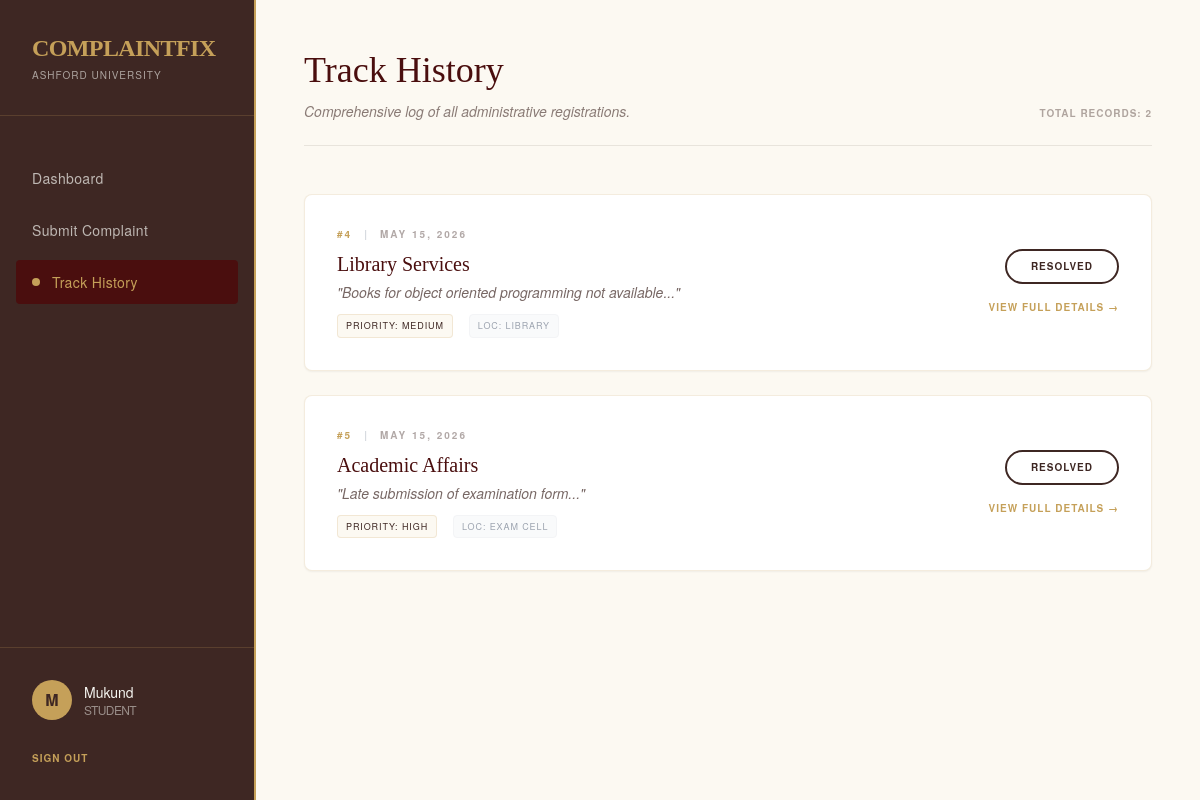
The app's page /track_complaints.php (signed in) with its own data.
### tables this page shows
CREATE TABLE `complaints` (
  `complaint_id` int(11) NOT NULL,
  `user_id` int(11) DEFAULT NULL,
  `category` varchar(100) NOT NULL,
  `subject` varchar(150) DEFAULT NULL,
  `description` text NOT NULL,
  `location` varchar(100) DEFAULT NULL,
  `priority` enum('Low','Medium','High') DEFAULT 'Medium',
  `status` enum('Pending','In Progress','Resolved') DEFAULT 'Pending',
  `created_at` date NOT NULL,
  `conclusion` text DEFAULT NULL
);

### track_complaints.php (the view, shortened to what this page needs)
<?php
include 'db.php';
$user_id = $_SESSION['user_id'];
$user_name = $_SESSION['user_name'];
$query = "SELECT * FROM complaints WHERE user_id = '$user_id' ORDER BY created_at DESC";
$result = $conn->query($query);
?>
<!DOCTYPE html>
<html lang="en">
<head>
    <script src="https://cdn.tailwindcss.com"></script>
</head>
<body class="flex min-h-screen">
    <aside class="w-64 sidebar text-[#F5F5F0] fixed h-full flex flex-col">
        <div class="p-8 border-b border-[#C5A059]/20">
            <h1 class="text-2xl font-serif text-[#C5A059] font-bold tracking-tight uppercase">ComplaintFix</h1>
            <p class="text-[10px] uppercase tracking-widest opacity-60 mt-1">Ashford University</p>
        </div>
        <nav class="flex-1 py-10 px-4 space-y-2">
            <a href="dashboard.php" class="flex items-center gap-3 px-4 py-3 rounded text-[#F5F5F0] opacity-70 hover:opacity-100 transition-all">
                <span class="text-sm font-medium tracking-wide">Dashboard</span>
            </a>
            <a href="submit_complaint.php" class="flex items-center gap-3 px-4 py-3 rounded text-[#F5F5F0] opacity-70 hover:opacity-100 transition-all">
                <span class="text-sm font-medium tracking-wide">Submit Complaint</span>
            </a>
            <a href="track_complaints.php" class="flex items-center gap-3 px-4 py-3 rounded nav-active">
                <div class="w-2 h-2 rounded-full bg-[#C5A059]"></div>
                <span class="text-sm font-medium tracking-wide">Track History</span>
            </a>
        </nav>
        <div class="p-8 border-t border-[#C5A059]/20">
            <div class="flex items-center space-x-3 mb-6">
                <div class="w-10 h-10 rounded-full bg-[#C5A059] flex items-center justify-center text-[#3E2723] font-bold">
                    <?php echo strtoupper(substr($user_name, 0, 1)); ?>
                </div>
                <div>
                    <p class="text-[#F5F5F0] text-sm font-medium"><?php echo htmlspecialchars($user_name); ?></p>
                    <p class="text-[#F5F5F0] text-xs opacity-50 uppercase tracking-tighter">Student</p>
                </div>
            </div>
            <a href="logout.php" class="text-[10px] uppercase tracking-widest font-bold text-[#C5A059] hover:underline transition-all">Sign Out</a>
        </div>
    </aside>
    <main class="ml-64 flex-1 p-12">
        <header class="mb-12 border-b pb-6 border-[#3E2723]/10 flex justify-between items-end">
            <div>
                <h2 class="text-4xl font-serif text-[#4A0E0E] leading-tight">Track History</h2>
                <p class="text-[#3E2723] opacity-60 text-sm italic mt-2">Comprehensive log of all administrative registrations.</p>
            </div>
            <p class="text-[10px] uppercase tracking-widest font-bold text-[#3E2723] opacity-40">
                Total Records: <?php echo $result->num_rows; ?>
            </p>
        </header>
        <section class="space-y-6">
            <?php if ($result->num_rows > 0): ?>
                <?php while($complaint = $result->fetch_assoc()): ?>
                    <div class="bg-white border border-[#C5A059]/20 rounded-lg p-8 shadow-sm flex flex-col md:flex-row justify-between items-start md:items-center gap-6 hover:shadow-md transition-shadow">
                        <div class="flex-1">
                            <div class="flex items-center gap-3 mb-2">
                                <span class="text-[10px] font-bold uppercase tracking-[0.2em] text-[#C5A059]">
                                    #<?php echo $complaint['complaint_id']; ?>
                                </span>
                                <span class="text-[10px] font-bold uppercase tracking-[0.1em] text-gray-300">|</span>
                                <span class="text-[10px] font-bold uppercase tracking-[0.2em] text-[#3E2723] opacity-40">
                                    <?php echo date("M d, Y", strtotime($complaint['created_at'])); ?>
                                </span>
                            </div>
                            <h3 class="text-xl font-serif text-[#4A0E0E] mb-1">
                                <?php echo htmlspecialchars($complaint['category']); ?>
                            </h3>
                            <p class="text-sm text-[#3E2723] opacity-70 line-clamp-1 italic mb-3">
                                "<?php echo htmlspecialchars(substr($complaint['description'], 0, 100)); ?>..."
                            </p>
                            <div class="flex items-center gap-4">
                                <span class="text-[9px] uppercase tracking-widest px-2 py-1 bg-[#FCF9F2] border border-[#C5A059]/20 rounded text-[#3E2723]">
                                    Priority: <?php echo $complaint['priority']; ?>
                                </span>
                                <?php if(!empty($complaint['location'])): ?>
                                <span class="text-[9px] uppercase tracking-widest px-2 py-1 bg-gray-50 border border-gray-100 rounded text-gray-400">
                                    Loc: <?php echo htmlspecialchars($complaint['location']); ?>
                                </span>
                                <?php endif; ?>
                            </div>
                        </div>
                        <div class="flex flex-col items-end gap-4">
                            <span class="px-6 py-2 rounded-full text-[10px] font-bold uppercase tracking-widest
                                <?php
                                    if($complaint['status'] === 'Pending') echo 'bg-[#4A0E0E] text-white';
                                    elseif($complaint['status'] === 'In Progress') echo 'bg-[#C5A059] text-white';
                                    elseif($complaint['status'] === 'Resolved') echo 'border-2 border-[#3E2723] text-[#3E2723]';
                                ?>">
                                <?php echo $complaint['status']; ?>
                            </span>
                            <a href="view_complaint.php?id=<?php echo $complaint['complaint_id']; ?>" class="text-[10px] uppercase font-bold tracking-widest text-[#C5A059] hover:underline">
                                View Full Details →
                            </a>
                        </div>
                    </div>
                <?php endwhile; ?>
            <?php endif; ?>
        </section>
    </main>
</body>
</html>

### track_complaints.php (style rules this page uses)
body { font-family: 'Helvetica Neue', Helvetica, Arial, sans-serif; background-color: #FCF9F2; }
.font-serif { font-family: 'Georgia', serif; }
.sidebar { background-color: #3E2723; border-right: 2px solid #C5A059; }
.nav-active { background-color: #4A0E0E; color: #C5A059; }

### records on screen
complaints: complaint_id "4", created_at "MAY 15, 2026", category "Library Services", description "Books for object oriented programming not available", priority "MEDIUM", location "LIBRARY", status "RESOLVED"
complaints: complaint_id "5", created_at "MAY 15, 2026", category "Academic Affairs", description "Late submission of examination form", priority "HIGH", location "EXAM CELL", status "RESOLVED"

### other values on screen
substr($user_name, 0, 1) "M"
$user_name "Mukund"
$result->num_rows "2"
